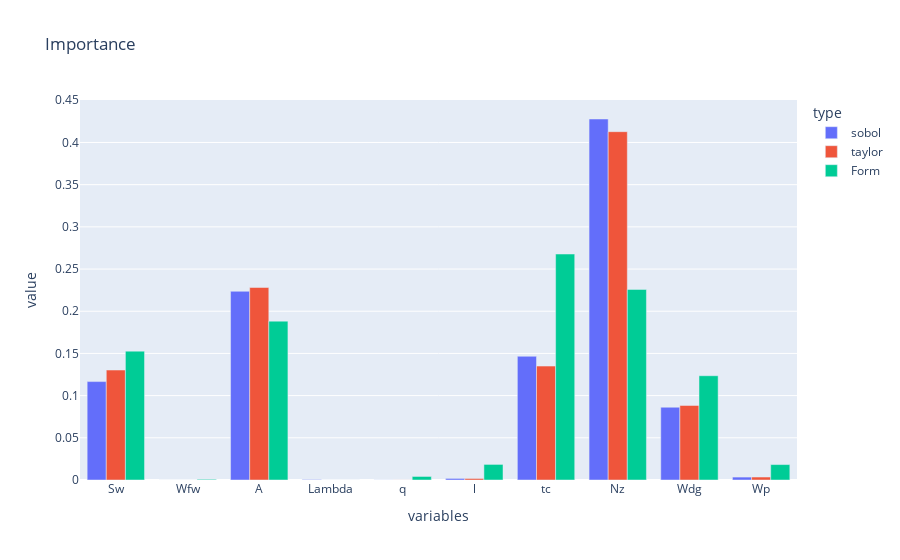

Notebook source saved alongside this figure:
### Markdown cell above
> 24. Calculer les facteurs d’importance issus de l’approximation FORM. En appliquant le même critère de sélection que précédemment, quelles sont les variables influentes?

### Code cell
# Importance Threshold
threshold = 0.005

# Compute the gradient at the design point
design_point_standard_space = result_form.getStandardSpaceDesignPoint()

# We should first transform the design point back to the physical space before evaluating the model
design_point_physical_space = distribution_entrees.getInverseIsoProbabilisticTransformation()(design_point_standard_space)

finite_difference_gradient_model = CenteredFiniteDifferenceGradient(epsilon, symbolic_function.getEvaluation())
gradient = finite_difference_gradient_model.gradient(design_point_physical_space)

# Calculate the importance factors
marginal_standard_deviations = distribution_entrees.getStandardDeviation()
importance_factors_form = []
for i in range(distribution_entrees.getDimension()):
    factor = abs(gradient[i, 0]) * marginal_standard_deviations[i]
    importance_factors_form.append(factor)
importance_factors_form = ot.Point(importance_factors_form)
importance_factors_form /= sum(importance_factors_form)

# Apply the selection criterion (importance factor > 0.5%)
important_variables = []
for i, factor in enumerate(importance_factors_form):
    if factor >= threshold:
        important_variables.append(i)

print("Important variables :", nom_sources[important_variables])

# plt.title("Comparaison")
# plt.bar(nom_sources, total_sobol_indices, label="Total Sobol indices", alpha=0.5)
# plt.bar(nom_sources, importance_factors, label="Importance Factors", alpha=0.8)
# plt.bar(nom_sources, importance_factors_form, label="Importance Variables FORM", alpha=1)
# plt.legend()

df3 = pd.DataFrame({})
df3["value"]=(np.array(importance_factors_form))
df3["variables"]=(nom_sources_list)
df3["type"]=(["Form" for _ in range(len(nom_sources_list))])

df4 = df.append(df3)
fig = px.bar(df4,x="variables", y="value",color="type", title='Importance',barmode='group')
sb.barplot(df4,x="variables", y="value", hue="type")
fig.show()

### Figure 1 — Plotly figure (JSON) as saved in the notebook; plotly's stock layout.template omitted (floating-point values rounded to 4 significant figures)
{"data": [{"alignmentgroup": "True", "hovertemplate": "type=sobol<br>variables=%{x}<br>value=%{y}<extra></extra>", "legendgroup": "sobol", "marker": {"color": "#636efa", "pattern": {"shape": ""}}, "name": "sobol", "offsetgroup": "sobol", "orientation": "v", "showlegend": true, "textposition": "auto", "type": "bar", "x": ["Sw", "Wfw", "A", "Lambda", "q", "l", "tc", "Nz", "Wdg", "Wp"], "xaxis": "x", "y": [0.1166, 3.593e-06, 0.2236, 0.0005608, 9.958e-05, 0.001872, 0.1466, 0.4278, 0.08625, 0.003464], "yaxis": "y"}, {"alignmentgroup": "True", "hovertemplate": "type=taylor<br>variables=%{x}<br>value=%{y}<extra></extra>", "legendgroup": "taylor", "marker": {"color": "#EF553B", "pattern": {"shape": ""}}, "name": "taylor", "offsetgroup": "taylor", "orientation": "v", "showlegend": true, "textposition": "auto", "type": "bar", "x": ["Sw", "Wfw", "A", "Lambda", "q", "l", "tc", "Nz", "Wdg", "Wp"], "xaxis": "x", "y": [0.1303, 2.94e-06, 0.2282, 0, 8.251e-05, 0.001803, 0.135, 0.4128, 0.08833, 0.003516], "yaxis": "y"}, {"alignmentgroup": "True", "hovertemplate": "type=Form<br>variables=%{x}<br>value=%{y}<extra></extra>", "legendgroup": "Form", "marker": {"color": "#00cc96", "pattern": {"shape": ""}}, "name": "Form", "offsetgroup": "Form", "orientation": "v", "showlegend": true, "textposition": "auto", "type": "bar", "x": ["Sw", "Wfw", "A", "Lambda", "q", "l", "tc", "Nz", "Wdg", "Wp"], "xaxis": "x", "y": [0.1527, 0.0008183, 0.1883, 2.531e-06, 0.004197, 0.01848, 0.2678, 0.2259, 0.1236, 0.01828], "yaxis": "y"}], "layout": {"barmode": "group", "legend": {"title": {"text": "type"}, "tracegroupgap": 0}, "title": {"text": "Importance"}, "xaxis": {"anchor": "y", "domain": [0, 1], "title": {"text": "variables"}}, "yaxis": {"anchor": "x", "domain": [0, 1], "title": {"text": "value"}}}}
